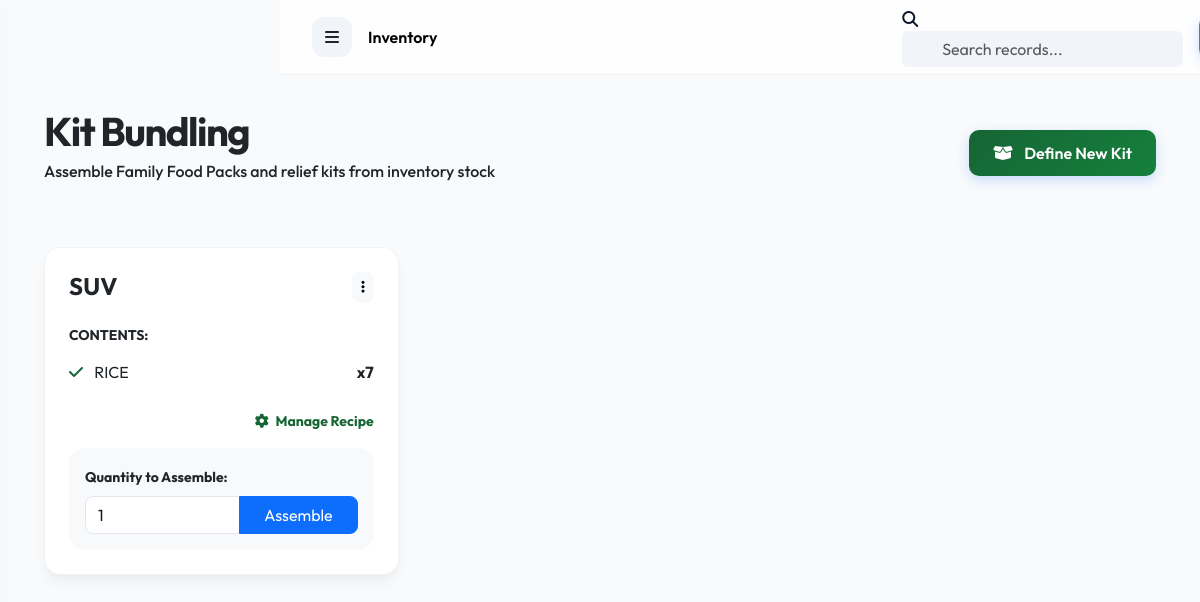
Page /inventory/kits/ (signed in) on the committed database.
### inventory/models.py (models this page shows, shortened)
class Kit(models.Model):
    name = models.CharField(max_length=200) # e.g., Family Food Pack (FFP)
    description = models.TextField(blank=True)
    is_active = models.BooleanField(default=True)
    created_at = models.DateTimeField(auto_now_add=True)

class KitItem(models.Model):
    kit = models.ForeignKey(Kit, on_delete=models.CASCADE, related_name='items')
    item = models.ForeignKey(Item, on_delete=models.CASCADE)
    quantity = models.IntegerField(default=1) # How many of this item go in one kit

class Item(models.Model):
    UNIT_CHOICES = (
        ('PCS', 'Pieces'),
        ('KG', 'Kilograms'),
        ('L', 'Liters'),
        ('BOX', 'Boxes'),
        ('KIT', 'Kits'),
    )
    name = models.CharField(max_length=200)
    description = models.TextField(blank=True)
    category = models.CharField(max_length=100) # e.g., Food, Medicine, Hygiene
    unit = models.CharField(max_length=10, choices=UNIT_CHOICES, default='PCS')
    stock_quantity = models.IntegerField(default=0)
    low_stock_threshold = models.IntegerField(default=10)
    expiry_date = models.DateField(null=True, blank=True)
    batch_number = models.CharField(max_length=100, null=True, blank=True)
    created_at = models.DateTimeField(auto_now_add=True)
    updated_at = models.DateTimeField(auto_now=True)

### inventory/views.py (the view)
# urls.py: path('kits/', views.KitListView.as_view(), name='kit_list'),
class KitListView(LoginRequiredMixin, ListView):
    model = Kit
    template_name = 'inventory/kit_list.html'
    context_object_name = 'kits'

### accounts/models.py (called while the page is built)
    def is_admin(self):
        return self.role == 'ADMIN' or self.is_superuser

### notifications/context_processors.py (called while the page is built)
def notifications_processor(request):
    if request.user.is_authenticated:
        unread_notifications = request.user.notifications.filter(is_read=False)[:5]
        unread_count = request.user.notifications.filter(is_read=False).count()
        return {
            'topbar_notifications': unread_notifications,
            'unread_notifications_count': unread_count
        }
    return {}

### templates/inventory/kit_list.html (shortened to what this page needs)
{% extends 'base.html' %}
{% block content %}
<div class="container-fluid">
    <div class="row mb-5 align-items-center">
        <div class="col-md-8">
            <h1 class="fw-bold text-dark mb-1" style="letter-spacing: -1.5px;">Kit Bundling</h1>
            <p class="text-dark fw-medium">Assemble Family Food Packs and relief kits from inventory stock</p>
        </div>
        <div class="col-md-4 text-md-end">
            <a href="{% url 'inventory:kit_create' %}" class="btn btn-primary-glass">
                <i class="fas fa-box-open me-2"></i> Define New Kit
            </a>
        </div>
    </div>
    <div class="row g-4">
        {% for kit in kits %}
        <div class="col-md-6 col-lg-4">
            <div class="glass-card p-4 h-100 border-top border-4 border-primary">
                <div class="d-flex justify-content-between align-items-start mb-3">
                    <h4 class="fw-bold text-dark mb-0">{{ kit.name }}</h4>
                    <div class="dropdown">
                        <button class="btn btn-sm btn-light rounded-3" data-bs-toggle="dropdown">
                            <i class="fas fa-ellipsis-v"></i>
                        </button>
                    </div>
                </div>
                <h6 class="fw-bold text-dark small text-uppercase mb-3">Contents:</h6>
                <ul class="list-unstyled mb-4">
                    {% for kit_item in kit.items.all %}
                    <li class="text-dark mb-2 d-flex justify-content-between align-items-center">
                        <span><i class="fas fa-check text-primary me-2"></i> {{ kit_item.item.name }}</span>
                        <span class="fw-bold">x{{ kit_item.quantity }}</span>
                    </li>
                    {% endfor %}
                </ul>
                <div class="mt-auto">
                    <div class="mb-3 text-end">
                        <a href="{% url 'inventory:kit_edit' kit.pk %}" class="text-primary small fw-bold text-decoration-none">
                            <i class="fas fa-cog me-1"></i> Manage Recipe
                        </a>
                    </div>
                    <form action="{% url 'inventory:kit_assemble' kit.pk %}" method="post" class="p-3 bg-light rounded-4">
                        <label class="text-dark small fw-bold mb-2">Quantity to Assemble:</label>
                        <div class="input-group">
                            <input type="number" name="quantity" class="form-control rounded-start-3" value="1" min="1">
                            <button type="submit" class="btn btn-primary px-4 rounded-end-3">Assemble</button>
                        </div>
                    </form>
                </div>
            </div>
        </div>
        {% empty %}
        <div class="col-md-12 text-center py-5">
            <i class="fas fa-layer-group fa-4x text-dark opacity-25 mb-4"></i>
            <h4 class="text-dark fw-bold">No Kits Defined</h4>
            <p class="text-dark opacity-75">Start by defining what items go into your Family Food Packs.</p>
        </div>
        {% endfor %}
    </div>
</div>
{% endblock %}

### static/css/style.css (style rules this page uses)
:root { --primary-green: #166534; --primary-blue: #1d4ed8; --primary-red: #991b1b; --primary-yellow: #eab308; --primary-gradient: linear-gradient(135deg, #166534 0%, #15803d 100%); --secondary-gradient: linear-gradient(135deg, #1d4ed8 0%, #3b82f6 100%); --accent-gradient: linear-gradient(135deg, #991b1b 0%, #dc2626 100%); --sidebar-bg: #ffffff; --dark-bg: #f8fafc; --glass-bg: rgba(255, 255, 255, 0.7); --glass-border: rgba(0, 0, 0, 0.05); --text-main: #0f172a; --text-muted: #64748b; --card-shadow: 0 10px 15px -3px rgba(0, 0, 0, 0.05), 0 4px 6px -2px rgba(0, 0, 0, 0.02); }
body { background-color: var(--dark-bg) !important; color: var(--text-main) !important; font-family: 'Outfit', sans-serif !important; margin: 0; min-height: 100vh; }
h1, h2, h3, h4, h5, h6 { color: var(--text-main) !important; font-weight: 700 !important; }
.text-primary, .bg-primary { --bs-primary-rgb: 22, 101, 52; }
.text-primary { color: var(--primary-green) !important; }
.glass-card { background: #ffffff; border: 1px solid var(--glass-border) !important; border-radius: 16px !important; box-shadow: var(--card-shadow) !important; }
.btn-primary-glass { background: var(--primary-gradient) !important; border: none !important; color: #fff !important; padding: 0.7rem 1.5rem !important; border-radius: 10px !important; font-weight: 600 !important; box-shadow: 0 4px 12px rgba(59, 130, 246, 0.25) !important; }
.form-control, .form-select { background: #ffffff !important; border: 1px solid #e2e8f0 !important; color: var(--text-main) !important; }

### templates/base.html (style rules this page uses)
:root { --sidebar-width: 280px; --topbar-height: 75px; --light-core: #ffffff; --body-bg: #f8fafc; }
body { background-color: var(--body-bg) !important; margin: 0; padding: 0; color: #0f172a !important; font-family: 'Outfit', sans-serif !important; }

### rows in the picture
Kit: name "SUV"
KitItem: item.name "RICE", quantity "7"

### other values in the picture
{{ request.resolver_match.app_name|title }} "Inventory"
